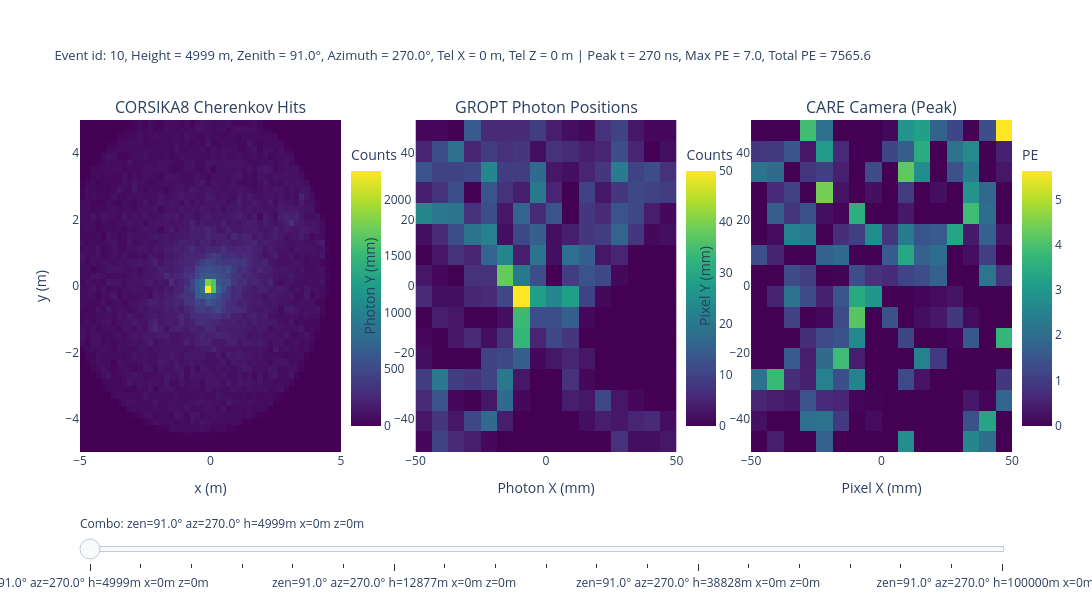

This figure's notebook cell:
### Code cell
import sys
sys.path.append('/uufs/chpc.utah.edu/common/home/u1520754/Muon_Trinity/analysis/')
from ReadTrinity import read_cherenkov_hits, plot_GROPT, plot_CARE
import numpy as np
import plotly.graph_objects as go
from plotly.subplots import make_subplots
import matplotlib.pyplot as plt

# ── Read functions (unchanged) ────────────────────────────────────────────────
def read_specific_cherenkov_hits(pid, E_str, zen, az, h, x, y, z, r, seed):
    input_file = f"/scratch/general/vast/u1520754/muon_sim_chain_tree/Muon_pid{pid}_E{E_str}_R{r}/pdg{pid}_E{E_str}_r{r}_s{seed}/zen{zen}/az{az}/h{h}/x{x}_y{y}_z{z}/CORSIKA8/cherenkov_hits.dat"
    print(f"Reading CORSIKA8 data from: {input_file}")
    X, Y, T, cos_X, cos_Y, wavelength, zem, Theta_z, Phi, Slant, Weight = read_cherenkov_hits(input_file, plot=False)
    """plt.hist2d(X, Y, bins =100)
    plt.show()"""
    return X, Y, T, cos_X, cos_Y, wavelength, zem, Theta_z, Phi, Slant, Weight

def read_specific_GROPT(pid, E_str, zen, az, h, x, y, z, r, seed):
    input_file = f"/scratch/general/vast/u1520754/muon_sim_chain_tree/Muon_pid{pid}_E{E_str}_R{r}/pdg{pid}_E{E_str}_r{r}_s{seed}/zen{zen}/az{az}/h{h}/x{x}_y{y}_z{z}/GROPT/cherenkov_hits.root"
    print(f"Reading GROPT data from: {input_file}")
    cosx, cosy, photonX_np, photonY_np, T = plot_GROPT(input_file, plot=False)
    try:
        index = np.where(T==T.min())[0][0]
        phi = np.arccos(cosx) * 180 / np.pi
        cos_Z = np.sqrt(1- cosx**2 - cosy**2)
        theta = np.arccos(cos_Z) * 180 / np.pi
        photonx_np = -photonY_np #flip GROPT's X/Y to match CORSIKA8's convention
        photony_np = -photonX_np
        
        return cosx, cosy, photonx_np, photony_np, T
    except:
        photonx_np = -photonY_np #flip GROPT's X/Y to match CORSIKA8's convention
        photony_np = -photonX_np
        return cosx, cosy, photonx_np, photony_np, T
def read_specific_CARE(pid, E_str, zen, az, h, x, y, z, r, seed):
    input_file = f"/scratch/general/vast/u1520754/muon_sim_chain_tree/Muon_pid{pid}_E{E_str}_R{r}/pdg{pid}_E{E_str}_r{r}_s{seed}/zen{zen}/az{az}/h{h}/x{x}_y{y}_z{z}/CARE/cherenkov_hits.root"
    print(f"Reading CARE data from: {input_file}")
    camera_matrix, time_ns, total_pe, max_pe, arrays, pixel_config, min_x, max_x, min_y, max_y, pixel_pitch = plot_CARE(input_file, plot=False)
    total_PE = np.sum(total_pe)
    Max_PE = np.max(max_pe)
    return camera_matrix, time_ns, total_PE, Max_PE, arrays, pixel_config, min_x, max_x, min_y, max_y, pixel_pitch

def get_peak_camera_image(arrays, pixel_config, min_x, min_y, pixel_pitch):
    dc_to_pe = 24.1
    baseline_dc = 500
    all_traces_pe = {}
    for pix_id in range(256):
        trace_name = f"vFADCTraces{pix_id}"
        if trace_name in arrays:
            trace_dc = arrays[trace_name][0]
            trace_pe = np.clip((trace_dc - baseline_dc) / dc_to_pe, 0, None)
            all_traces_pe[pix_id] = trace_pe
    if len(all_traces_pe) == 0:
        return np.zeros((16, 16)), 0
    n_samples = len(list(all_traces_pe.values())[0])
    total_pe_per_step = np.zeros(n_samples)
    for pix_id, trace in all_traces_pe.items():
        total_pe_per_step += trace
    peak_time_step = np.argmax(total_pe_per_step)
    peak_grid = np.zeros((16, 16))
    for pix_id in range(256):
        if pix_id in all_traces_pe:
            x_pos = pixel_config[pix_id][1]
            y_pos = pixel_config[pix_id][2]
            col = int((x_pos - min_x) / pixel_pitch)
            row = int((y_pos - min_y) / pixel_pitch)
            peak_grid[row, col] = all_traces_pe[pix_id][peak_time_step]
    peak_time_ns = peak_time_step * 10 #- 170
    return peak_grid, peak_time_ns

# ── Helper: 2D histogram as a matrix ─────────────────────────────────────────
def hist2d_matrix(x_data, y_data, bins, x_range, y_range, weights=None):
    H, xedges, yedges = np.histogram2d(
        x_data, y_data, bins=bins, range=[x_range, y_range], weights=weights
    )
    return H.T, xedges, yedges  # transpose so row=y, col=x

def to_scalar(val):
    """Convert a numpy array or scalar to a Python float."""
    if isinstance(val, np.ndarray):
        if val.size == 1:
            return float(val.item())
        else:
            return float(val[0])  # or np.sum(val), depending on intent
    return float(val)

# ── Parameters ────────────────────────────────────────────────────────────────
particle_id      = 13
energy_string    = ["1.12202e5"] # 1.12202e3 8.91251e5 "1.77828e5", "1.41254e5", 
zenith_angle     = [91.0] #zen87.0  zen87.3  zen87.6  zen87.9  zen88.2  zen88.5  zen88.8  zen89.1  zen89.4  zen89.7  zen89.9
azimuthal_angle  = [270.0] #az267.0  az267.6  az268.2  az268.8  az269.4  az270.0  az270.6  az271.2  az271.8  az272.4  az273.0
                            #az267.3  az267.9  az268.5  az269.1  az269.7  az270.3  az270.9  az271.5  az272.1  az272.7  az273.3
height           = [str(int(h)) for h in np.logspace(np.log10(5000), np.log10(100000), 20)] #[str(int(h)) for h in np.linspace(5000, 50000, 100) if h >= 20000 and h <=30000] #[5000, 5454, 5909, 6363, 6818] # 5000
radius           = 5
random_seed      = [10] #40,41,42,43,44,45,46,47,48,49
x                = [0] #-5, -2, -1, -0.3, 0, 0.3, 1, 2, 5# 
y                = 0
z                = [0] #-5, -2, -1, -0.3, 0, 0.3, 1, 2, 5

# ── Build all combinations and pre-load data ─────────────────────────────────
combos = []
for E_str in energy_string:
    for s in random_seed:
        for az in azimuthal_angle:
            for zen in zenith_angle:
                for h in height:
                    for x_i in x:
                        for z_i in z:
                            combos.append((E_str, s, az, zen, h, x_i, z_i))

print(f"Loading {len(combos)} combinations...")

# Storage for each combo: (label, corsika_H, corsika_xe, corsika_ye,
#                           gropt_H, gropt_xe, gropt_ye,
#                           care_grid, care_extent, peak_time_ns, max_pe, total_pe)
data_store = []

for idx, (E_str, s, az, zen, h, x_i, z_i) in enumerate(combos):
    label = f"seed={s} zen={zen}° az={az}° h={h}m x={x_i}m z={z_i}m"
    print(f"  [{idx+1}/{len(combos)}] {label}")

    try:
        # CORSIKA8
        X_c, Y_c, T_c, *_ , Weight_c = read_specific_cherenkov_hits(
        pid=particle_id, E_str=E_str, zen=zen, az=az,
        h=h, x=x_i, y=y, z=z_i, r=radius, seed=s)
        H1, xe1, ye1 = hist2d_matrix(
        X_c / 1e2, Y_c / 1e2, bins=50,
        x_range=[-5, 5], y_range=[-5, 5],
        weights=np.ones(len(X_c)) * 5)
    #H1 = np.flip(H1, axis=0) 
    # GROPT
        cosx, cosy, photonX_np, photonY_np, T_g = read_specific_GROPT(
        pid=particle_id, E_str=E_str, zen=zen, az=az,
        h=h, x=x_i, y=y, z=z_i, r=radius, seed=s)
        H2, xe2, ye2 = hist2d_matrix(
        photonX_np, photonY_np, bins=16,
        x_range=[-50, 50], y_range=[-50, 50])
    #H2 = np.flip(H2, axis=1)
    # CARE
        camera_matrix, time_ns, total_pe, max_pe, arrays, pixel_config, \
        min_x_c, max_x_c, min_y_c, max_y_c, pixel_pitch = read_specific_CARE(
        pid=particle_id, E_str=E_str, zen=zen, az=az,
        h=h, x=x_i, y=y, z=z_i, r=radius, seed=s)
        peak_grid, peak_time_ns = get_peak_camera_image(
        arrays, pixel_config, min_x_c, min_y_c, pixel_pitch)

        care_extent = (min_x_c, max_x_c, min_y_c, max_y_c)
        data_store.append({
        "label": label,
        "seed": s,
        "az": az, "zen": zen, "h": h, "x": x_i, "z": z_i,
        "H1": H1, "xe1": xe1, "ye1": ye1,
        "H2": H2, "xe2": xe2, "ye2": ye2,
        "care_grid": peak_grid,
        "care_extent": care_extent,
        "peak_time_ns": to_scalar(peak_time_ns),
        "max_pe": to_scalar(max_pe),
        "total_pe": to_scalar(total_pe),
    })
    except Exception as e:
        print(f"    ⚠ SKIPPED: {e}")
        data_store.append(None)

# Filter out failed combos
valid = [(i, d) for i, d in enumerate(data_store) if d is not None]
if len(valid) == 0:
    raise RuntimeError("No valid data loaded!")
print(f"\n{len(valid)} valid combinations loaded. Building Plotly figure...")

# ── Build Plotly figure with slider ───────────────────────────────────────────
n = len(valid)

fig = make_subplots(
    rows=1, cols=3,
    subplot_titles=["CORSIKA8 Cherenkov Hits", "GROPT Photon Positions", "CARE Camera (Peak)"],
    horizontal_spacing=0.08,
)

# We add 3 heatmap traces per combo (all invisible except first)
for trace_idx, (_, d) in enumerate(valid):
    visible = (trace_idx == 0)

    # Panel 1: CORSIKA8
    xe1_c = 0.5 * (d["xe1"][:-1] + d["xe1"][1:])
    ye1_c = 0.5 * (d["ye1"][:-1] + d["ye1"][1:])
    fig.add_trace(
        go.Heatmap(
            z=d["H1"], x=xe1_c, y=ye1_c,
            colorscale="Viridis", colorbar=dict(title="Counts", x=0.28, len=0.9),
            visible=visible, name="CORSIKA8",
        ),
        row=1, col=1,
    )

    # Panel 2: GROPT
    xe2_c = 0.5 * (d["xe2"][:-1] + d["xe2"][1:])
    ye2_c = 0.5 * (d["ye2"][:-1] + d["ye2"][1:])
    fig.add_trace(
        go.Heatmap(
            z=d["H2"], x=xe2_c, y=ye2_c,
            colorscale="Viridis", colorbar=dict(title="Counts", x=0.64, len=0.9),
            visible=visible, name="GROPT",
        ),
        row=1, col=2,
    )

    # Panel 3: CARE
    ext = d["care_extent"]
    care_x = np.linspace(ext[0], ext[1], d["care_grid"].shape[1])
    care_y = np.linspace(ext[2], ext[3], d["care_grid"].shape[0])
    fig.add_trace(
        go.Heatmap(
            z=np.flip(np.flip(d["care_grid"].T, axis=0), axis=1), x=care_x, y=care_y,
            colorscale="Viridis", colorbar=dict(title="PE", x=1.0, len=0.9),
            visible=visible, name="CARE",
        ),
        row=1, col=3,
    )

# ── Slider steps ──────────────────────────────────────────────────────────────
steps = []
for step_idx, (_, d) in enumerate(valid):
    visibility = [False] * (3 * n)
    visibility[step_idx * 3]     = True  # CORSIKA8
    visibility[step_idx * 3 + 1] = True  # GROPT
    visibility[step_idx * 3 + 2] = True  # CARE

    step_label = (
        f"zen={d['zen']}° az={d['az']}° h={d['h']}m "
        f"x={d['x']}m z={d['z']}m"
    )
    step_title = (
        f"Event id: {d['seed']}, Height = {d['h']} m, "
        f"Zenith = {d['zen']}°, Azimuth = {d['az']}°, "
        f"Tel X = {d['x']} m, Tel Z = {d['z']} m | "
        f"Peak t = {d['peak_time_ns']:.0f} ns, "
        f"Max PE = {d['max_pe']:.1f}, Total PE = {d['total_pe']:.1f}"
    )

    steps.append(dict(
        method="update",
        args=[
            {"visible": visibility},
            {"title.text": step_title},
        ],
        label=step_label,
    ))

sliders = [dict(
    active=0,
    currentvalue=dict(prefix="Combo: ", font=dict(size=12)),
    pad=dict(t=60),
    steps=steps,
)]

# ── Layout ────────────────────────────────────────────────────────────────────
first_d = valid[0][1]
init_title = (
    f"Event id: {first_d['seed']}, Height = {first_d['h']} m, "
    f"Zenith = {first_d['zen']}°, Azimuth = {first_d['az']}°, "
    f"Tel X = {first_d['x']} m, Tel Z = {first_d['z']} m | "
    f"Peak t = {first_d['peak_time_ns']:.0f} ns, "
    f"Max PE = {first_d['max_pe']:.1f}, Total PE = {first_d['total_pe']:.1f}"
)

fig.update_layout(
    title=dict(text=init_title, font=dict(size=13)),
    sliders=sliders,
    height=600,
    width=2000,
    margin=dict(t=120, b=80),
)

fig.update_xaxes(title_text="x (m)", row=1, col=1)
fig.update_yaxes(title_text="y (m)", row=1, col=1)
fig.update_xaxes(title_text="Photon X (mm)", row=1, col=2)
fig.update_yaxes(title_text="Photon Y (mm)", row=1, col=2)
fig.update_xaxes(title_text="Pixel X (mm)", row=1, col=3)
fig.update_yaxes(title_text="Pixel Y (mm)", row=1, col=3)

# ── Save and show ─────────────────────────────────────────────────────────────
output_html = f"/uufs/chpc.utah.edu/common/home/u1520754/Muon_Trinity/plot/slider_pid{particle_id}_E{E_str}_R{radius}_s{random_seed}.html"
fig.write_html(output_html)
print(f"\nSaved interactive plot to '{output_html}'")
fig.show()
